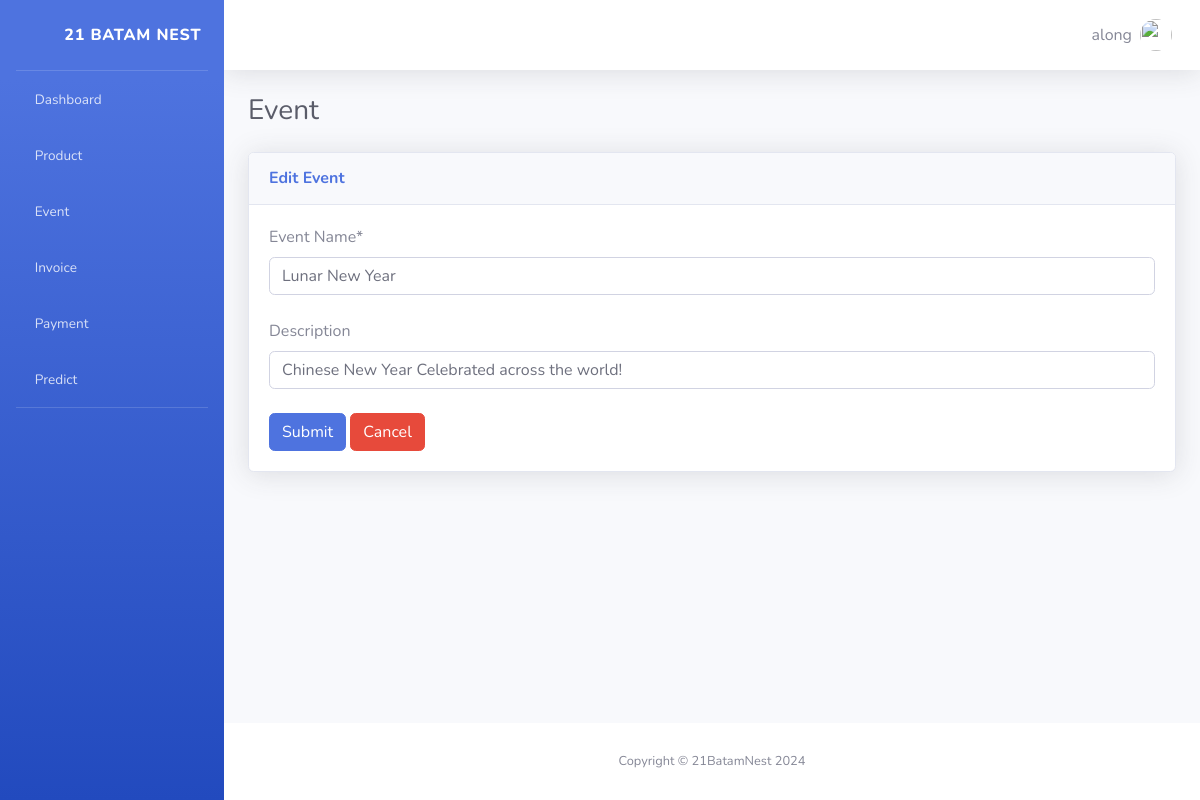
/event/updateevent/1/ (signed in), run on the app's committed database.
### apps/models.py (models this page shows)
class Event(models.Model):
    event_name = models.CharField(max_length=100)
    description = models.TextField(max_length=300, null=True)

### apps/views.py (the view)
# urls.py: path('event/updateevent/<int:id>/', views.update_event, name='update_event'),
def update_event(request: HttpRequest, id) -> HttpResponse:
    auth = auth_check(request)
    if auth is not None:
        return auth
    event = Event.objects.get(id=id)
    if request.method == "POST":
        form = AddEventForm(request.POST)
        if form.is_valid():
            event.event_name = request.POST['event_name']
            event.description = request.POST['description']
            event.save()
            return redirect("event")
    else:
        form = AddEventForm(initial={
            'event_name': event.event_name,
            'description': event.description,
        })
    return render(request, "apps/update_event.html", {"form": form})

### apps/forms.py
class AddEventForm(forms.Form):
    event_name = forms.CharField(label="Event Name", max_length=100, required=True)
    description = forms.CharField(label="Description", max_length=300, required=False)
    def __init__(self, *args, **kwargs):
        super().__init__(*args, **kwargs)
        self.helper: FormHelper = FormHelper(self)
        self.helper.layout = Layout(
            Field("event_name", wrapper_class="form-group mb-4", ) ,
            Field("description", wrapper_class="form-group mb-4", ) ,
            Div(
                Submit("submit", "Submit",  css_class="btn-primary btn-user"),
                Button("cancel", "Cancel", onclick="location.href = '/event'", css_class="btn-danger"),
                ),
        )

### apps/views.py (called while the page is built)
def auth_check(request):
    if not request.user.is_authenticated:
        return redirect("login")
    return None

### apps/templates/apps/update_event.html (shortened to what this page needs)
<!DOCTYPE html>
<html lang="en">
  {% load static crispy_forms_tags %} {% include "apps/partials/header.html" %}
  <body id="page-top">
    <div id="wrapper">
      {% include "partials/sidebar.html" %}
      <div id="content-wrapper" class="d-flex flex-column">
        <div id="content">
          {% include 'apps/partials/navbar.html' %}
          <div class="container-fluid">
            <div
              class="d-sm-flex align-items-center justify-content-between mb-4"
            >
              <h1 class="h3 mb-0 text-gray-800">Event</h1>
            </div>
            <div class="row">
              <div class="col mb-4">
                <div class="card shadow mb-4">
                  <div class="card-header py-3">
                    <h6 class="m-0 font-weight-bold text-primary">
                      Edit Event
                    </h6>
                  </div>
                  <div class="card-body">
                    <div class="text">
                      <form method="POST">
                        {% csrf_token %} {% crispy form %}
                      </form>
                    </div>
                  </div>
                </div>
              </div>
            </div>
          </div>
        </div>
        {% include "apps/partials/footer.html" %}
      </div>
    </div>
  </body>
</html>

### apps/templates/apps/partials/navbar.html (shortened to what this page needs)
{% load static %}
<nav
  class="navbar navbar-expand navbar-light bg-white topbar mb-4 static-top shadow"
>
  <ul class="navbar-nav ml-auto">
    <li class="nav-item dropdown no-arrow">
      <a
        class="nav-link dropdown-toggle"
        href="#"
        id="userDropdown"
        role="button"
        data-toggle="dropdown"
        aria-haspopup="true"
        aria-expanded="false"
      >
        <span class="mr-2 d-none d-lg-inline text-gray-600 medium">
          {{ user.username }}
        </span>
        <img
          class="img-profile rounded-circle"
          src="{% static 'apps/img/undraw_profile.svg'%}"
        />
      </a>
    </li>
  </ul>
</nav>

### data on the page
Event: event_name "Lunar New Year", description "Chinese New Year Celebrated across the world!"

### other printed values
{{ user.username }} "along"
